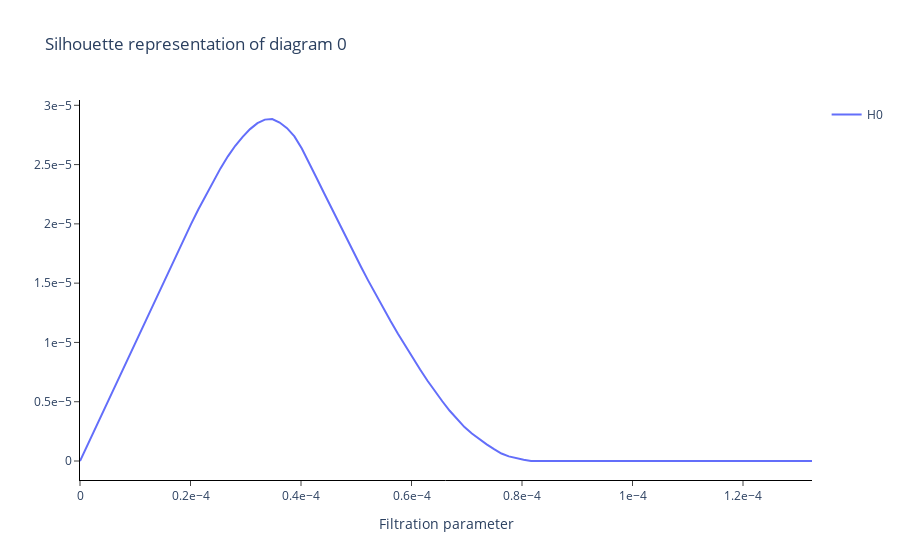

Notebook code cell kept with this figure:
### Markdown cell above
I calculated an overall silhouette for all labels together.

### Code cell
SH = Silhouette()

silhouette = SH.fit_transform(shortened_diagrams1)

SH.plot(silhouette, homology_dimensions = [0])
